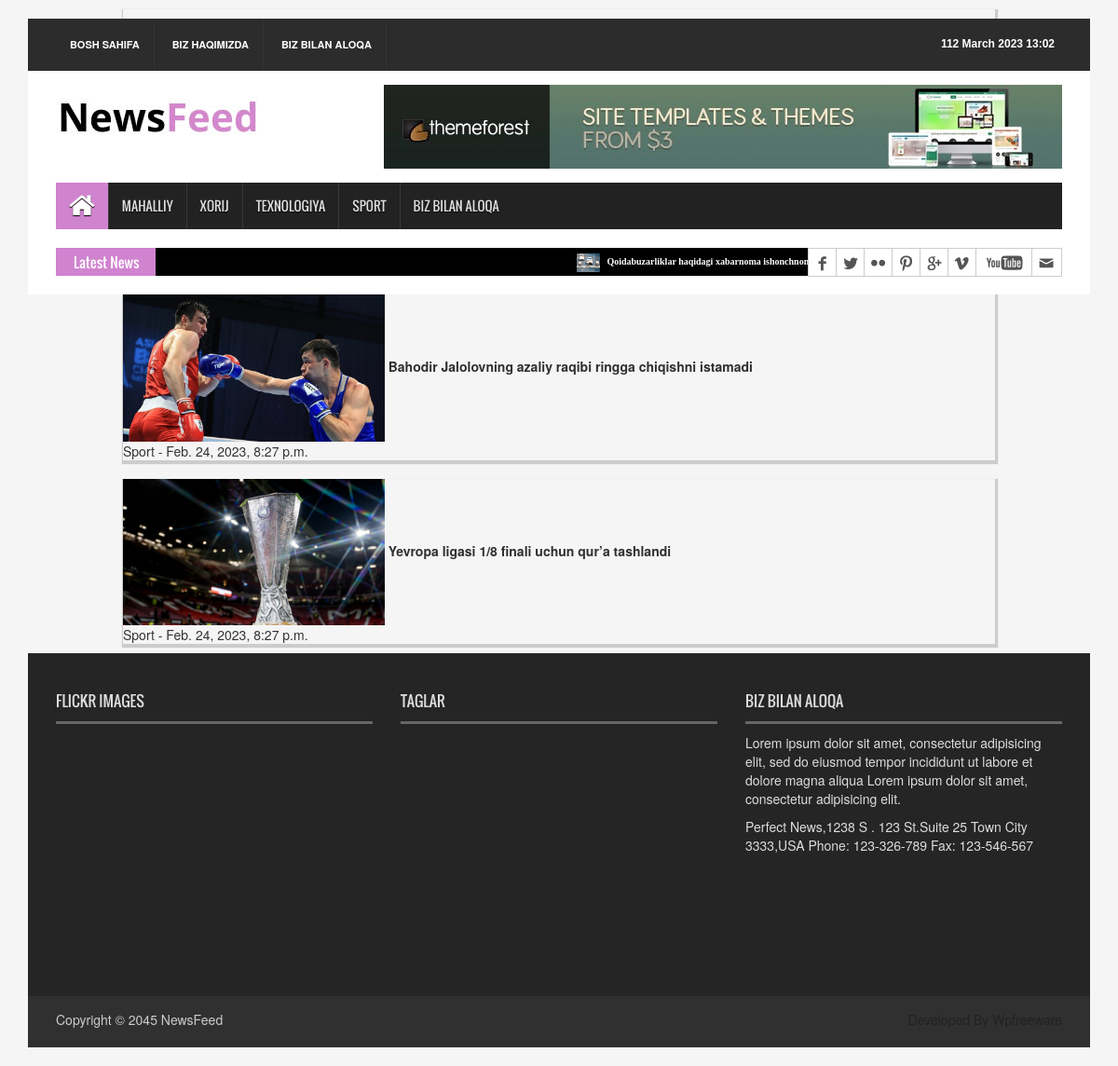
The app's page /sport-news/ with its own data.
### news_app/models.py (models this page shows, shortened)
class News(models.Model):
    class Status(models.TextChoices):
        Draft = "DF", "Draft",
        Published = "PB", "Published"
    title = models.CharField(max_length=250)
    slug = models.SlugField(max_length=250)
    body = models.TextField()
    image = models.ImageField(upload_to='news/images')
    category = models.ForeignKey(Category,
                                 on_delete=models.CASCADE
                                 )
    publish_time = models.DateTimeField(default=timezone.now)
    created_time = models.DateTimeField(auto_now_add=True)
    update_time = models.DateTimeField(auto_now=True)
    status = models.CharField(max_length=2,
                              choices=Status.choices,
                              default=Status.Draft
                              )
    objects = models.Manager()  # default manager
    published = PublishedManager()
    class Meta:
        ordering = ["-publish_time"]

class Category(models.Model):
    name = models.CharField(max_length=150)

### news_app/views.py (the view)
# urls.py: path('sport-news/', SportNewsView.as_view(), name='sport-news'),
class SportNewsView(ListView):
    model = News
    template_name = 'news/sport-news.html'
    context_object_name = 'sport_news'
    def get_queryset(self):
        news = self.model.published.all().filter(category__name="Sport")
        return news

### news_app/context_processor.py (called while the page is built)
def latest_news(request):
    latest_news = News.published.all().order_by("-publish_time")[:10]
    context = {
        'latest_news': latest_news,
    }
    return context

### news_app/managers.py (called while the page is built)
    def get_queryset(self):
        return super().get_queryset().filter(status="PB")

### templates/news/sport-news.html (shortened to what this page needs)
{% extends 'news/base.html' %}
{% load static %}
{% block content %}
    {% for news in sport_news %}
        <div class="row">
            <article class="card shadow" style="width: 80%; margin: 10px auto; box-shadow: 1px 2px 1px 2px #ccc">
                <img src="{{ news.image.url }}" alt="image" width="30%">
                <strong><a href="{% url 'news_detail' news.slug %}">{{ news.title }}</a></strong>
                <p>
                    {{ news.category.name }} -
                    <time>{{ news.created_time }}</time>
                </p>
            </article>
        </div>
    {% endfor %}
{% endblock content %}

### templates/news/base.html (shortened to what this page needs)
<!DOCTYPE html>
{% load static %}
<html>
<head>
    <link rel="stylesheet" type="text/css" href="{% static 'css/bootstrap.min.css' %}">
    <link rel="stylesheet" type="text/css" href="{% static 'css/font-awesome.min.css' %}">
    <link rel="stylesheet" type="text/css" href="{% static 'css/animate.css' %}">
    <link rel="stylesheet" type="text/css" href="{% static 'css/font.css' %}">
    <link rel="stylesheet" type="text/css" href="{% static 'css/li-scroller.css' %}">
    <link rel="stylesheet" type="text/css" href="{% static 'css/slick.css' %}">
    <link rel="stylesheet" type="text/css" href="{% static 'css/jquery.fancybox.css' %}">
    <link rel="stylesheet" type="text/css" href="{% static 'css/theme.css' %}">
    <link rel="stylesheet" type="text/css" href="{% static 'css/style.css' %}">
</head>
<body>
<div class="container">
    <header id="header">
        <div class="row">
            <div class="col-lg-12 col-md-12 col-sm-12">
                <div class="header_top">
                    <div class="header_top_left">
                        <ul class="top_nav">
                            <li><a href="{% url 'home_page' %}">Bosh sahifa</a></li>
                            <li><a href="#">Biz haqimizda</a></li>
                            <li><a href="{% url 'contact_page' %}">Biz bilan aloqa</a></li>
                        </ul>
                    </div>
                    <div class="header_top_right">
                        <p>{% now "js F Y H:i" %}</p>
                    </div>
                </div>
            </div>
            <div class="col-lg-12 col-md-12 col-sm-12">
                <div class="header_bottom">
                    <div class="logo_area"><a href="home.html" class="logo"><img src="{% static 'images/logo.jpg' %}"
                                                                                 alt=""></a></div>
                    <div class="add_banner"><a href="#"><img src="{% static 'images/addbanner_728x90_V1.jpg' %}" alt=""></a>
                    </div>
                </div>
            </div>
        </div>
    </header>
    <section id="navArea">
        <nav class="navbar navbar-inverse" role="navigation">
            <div id="navbar" class="navbar-collapse collapse">
                <ul class="nav navbar-nav main_nav">
                    <li class="active"><a href="{% url 'home_page' %}"><span
                            class="fa fa-home desktop-home"></span></a></li>
                    <li><a href="{% url 'local-news' %}">Mahalliy</a></li>
                    <li><a href="{% url 'euro-news' %}">Xorij</a></li>
                    <li><a href="{% url 'texno-news' %}">Texnologiya</a></li>
                    <li><a href="{% url 'sport-news' %}">Sport</a></li>
                    <li><a href="{% url 'contact_page' %}">Biz bilan aloqa</a></li>
                </ul>
            </div>
        </nav>
    </section>
    <section id="newsSection">
        <div class="row">
            <div class="col-lg-12 col-md-12">
                <div class="latest_newsarea"><span>Latest News</span>
                    <ul id="ticker01" class="news_sticker">
                        {% for news in latest_news %}
                            <li>
                                <a href="#"><img src="{{ news.image.url }}" alt="">
                                    {{ news.title }}
                                </a>
                            </li>
                        {% endfor %}
                    </ul>
                    <div class="social_area">
                        <ul class="social_nav">
                            <li class="facebook"><a href="#"></a></li>
                            <li class="twitter"><a href="#"></a></li>
                            <li class="flickr"><a href="#"></a></li>
                            <li class="pinterest"><a href="#"></a></li>
                            <li class="googleplus"><a href="#"></a></li>
                            <li class="vimeo"><a href="#"></a></li>
                            <li class="youtube"><a href="#"></a></li>
                            <li class="mail"><a href="#"></a></li>
                        </ul>
                    </div>
                </div>
            </div>
        </div>
    </section>
    {% block content %}
    {% endblock content %}
    <footer id="footer">
        <div class="footer_top">
            <div class="row">
                <div class="col-lg-4 col-md-4 col-sm-4">
                    <div class="footer_widget wow fadeInLeftBig">
                        <h2>Flickr Images</h2>
                    </div>
                </div>
                <div class="col-lg-4 col-md-4 col-sm-4">
                    <div class="footer_widget wow fadeInDown">
                        <h2>Taglar</h2>
                    </div>
                </div>
                <div class="col-lg-4 col-md-4 col-sm-4">
                    <div class="footer_widget wow fadeInRightBig">
                        <h2>Biz bilan aloqa</h2>
                        <p>Lorem ipsum dolor sit amet, consectetur adipisicing elit, sed do eiusmod tempor incididunt ut
                            labore et dolore magna aliqua Lorem ipsum dolor sit amet, consectetur adipisicing elit.</p>
                        <address>
                            Perfect News,1238 S . 123 St.Suite 25 Town City 3333,USA Phone: 123-326-789 Fax: 123-546-567
                        </address>
                    </div>
                </div>
            </div>
        </div>
        <div class="footer_bottom">
            <p class="copyright">Copyright &copy; 2045 <a href="home.html">NewsFeed</a></p>
            <p class="developer">Developed By Wpfreeware</p>
        </div>
    </footer>
</div>
</body>
</html>

### static/css/li-scroller.css (style rules this page uses)
ul.newsticker { position:relative; left:750px; font:bold 10px Verdana; list-style-type:none; margin:0; padding:0 }
ul.newsticker li { float:left; margin:0; padding:0 }
ul.newsticker a { white-space:nowrap; padding:0; color:#fff; margin:0 50px 0 0 }
ul.newsticker a > img { height:20px; margin-right:5px; width:25px }

### static/css/theme.css (style rules this page uses)
.navbar-inverse .navbar-nav > .active > a, .navbar-inverse .navbar-nav > .active > a:hover, .navbar-inverse .navbar-nav > .active > a:focus { background-color:#d083cf }
.latest_newsarea span { background:none repeat scroll 0 0 #d083cf }

### records on screen
News: image (picture), title "Qoidabuzarliklar haqidagi xabarnoma ishonchnomasi bo‘lgan haydovchiga keladigan bo‘ladi"
News: image (picture), title "Bahodir Jalolovning azaliy raqibi ringga chiqishni istamadi", category.name "Sport", created_time "Feb. 24, 2023, 8:27 p.m."
News: image (picture), title "Yevropa ligasi 1/8 finali uchun qur’a tashlandi", category.name "Sport", created_time "Feb. 24, 2023, 8:27 p.m."
